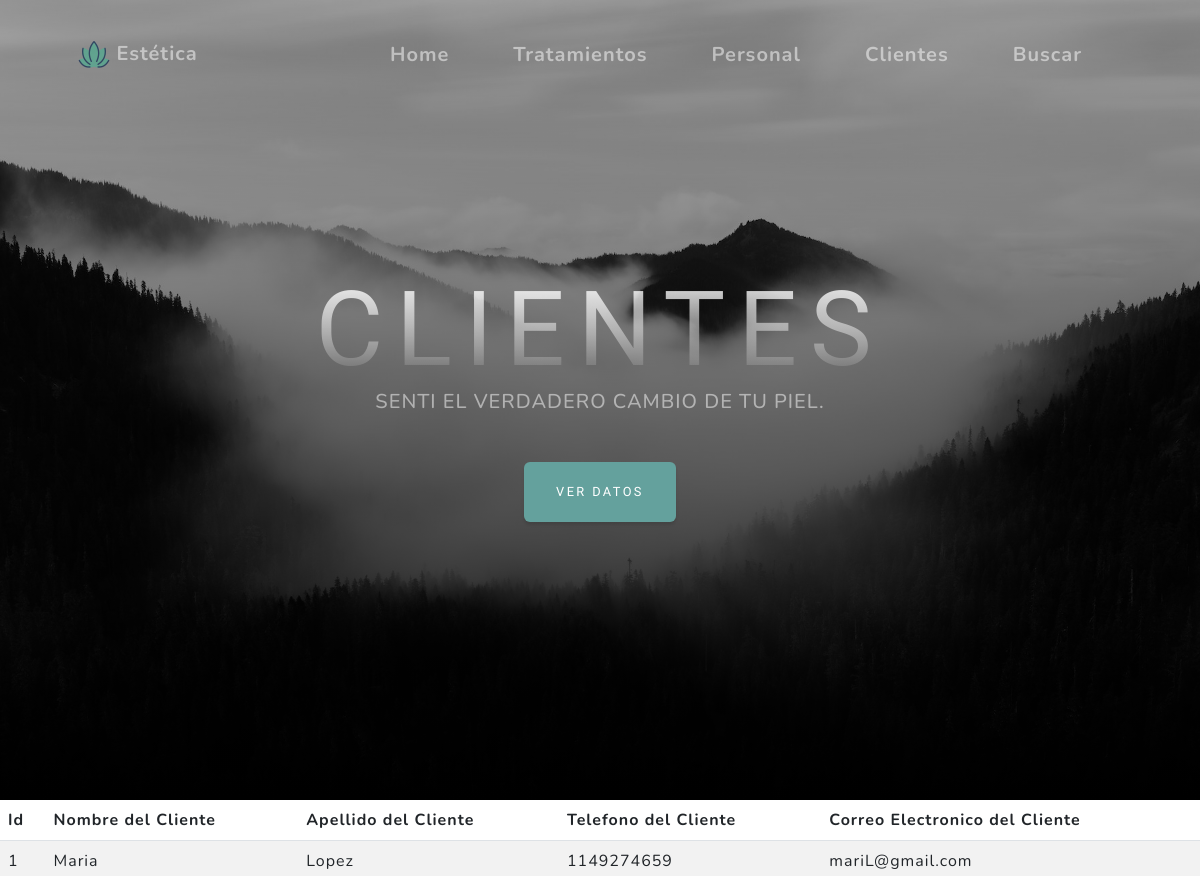
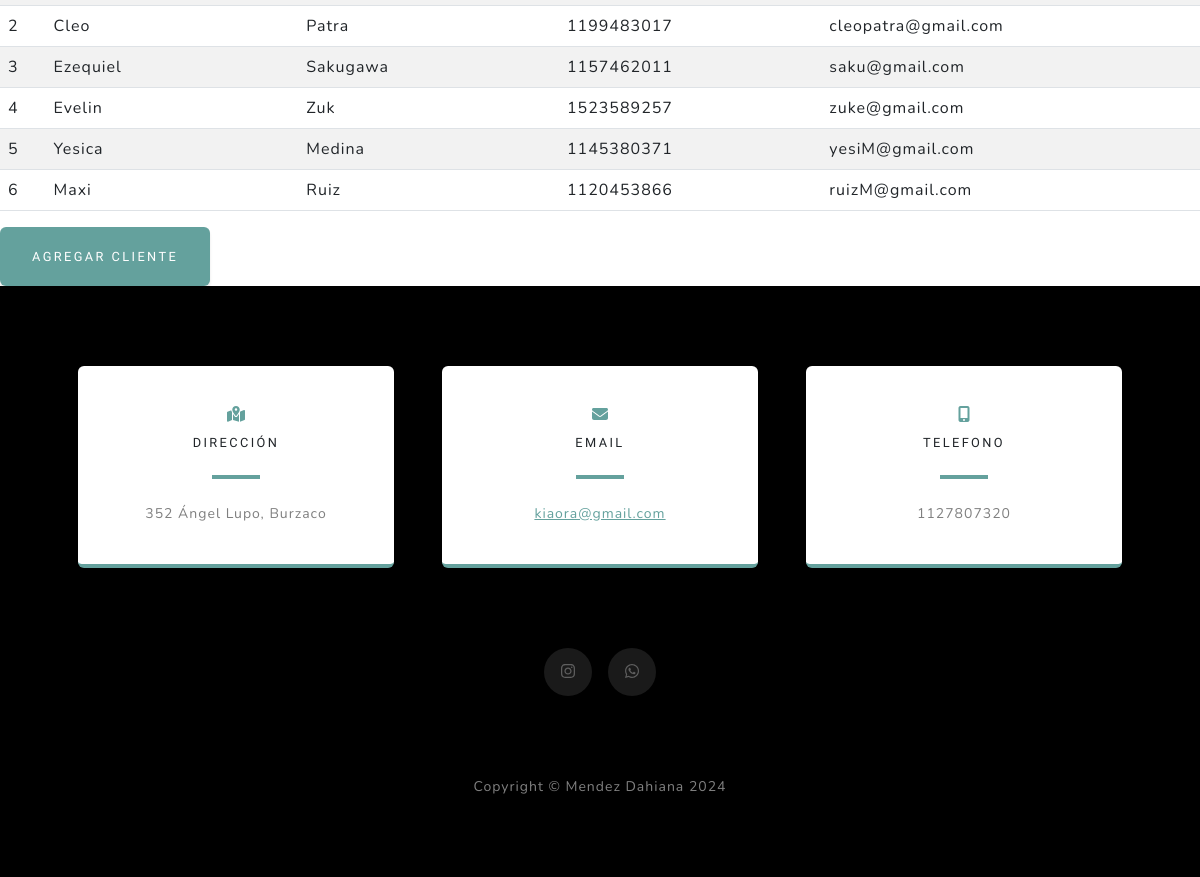
The page /App3raEntrega/clientes on the database its author committed (2 pictures, top to bottom).
### App3raEntrega/models.py (models this page shows, shortened)
class Cliente(models.Model):
    nombre = models.CharField(max_length=100)
    apellido = models.CharField(max_length=100)
    telefono = models.CharField(max_length=20)
    correo_electronico = models.EmailField()

### App3raEntrega/views.py (the view)
# urls.py: path('clientes', clientes, name="clientes"),
def clientes(request):
    contexto = {'clientes': Cliente.objects.all()}
    return render(request, "APP3raEntrega/clientes.html", contexto)

### App3raEntrega/templates/App3raEntrega/clientes.html
{%extends 'App3raEntrega/inicio.html' %}
{% block titulo %}
<h1 class="mx-auto my-0 text-uppercase">Clientes</h1>
{% endblock titulo %}
{% block boton %}
<a class="btn btn-primary" href="#projects">VER DATOS</a>
{% endblock boton %}
{% block contenido %}
<table class="table table-striped">
    <thead>
        <tr>
            <th>Id</th>
            <th>Nombre del Cliente</th>
            <th>Apellido del Cliente</th>
            <th>Telefono del Cliente</th>
            <th>Correo Electronico del Cliente</th>
        </tr>
    </thead>
    <tbody>
{% for c in clientes  %}
        <tr>
            <td>{{ c.id }}</td>
            <td>{{ c.nombre }}</td>
            <td>{{ c.apellido }}</td>
            <td>{{ c.telefono }}</td>
            <td>{{ c.correo_electronico }}</td>
        </tr>
{% endfor %}
    </tbody>
</table>
{% endblock contenido %}
{% block boton1 %}
<a class="btn btn-primary" href="{% url 'cliente_formulario' %}">AGREGAR CLIENTE</a>
{% endblock boton1 %}

### App3raEntrega/templates/App3raEntrega/inicio.html (shortened to what this page needs)
<!DOCTYPE html>
<html lang="es">
    <head>
        {% load static %}
        <link href="{% static 'css/styles.css' %}" rel="stylesheet" />
    </head>
    <body id="page-top">
        <nav class="navbar navbar-expand-lg navbar-light fixed-top" id="mainNav">
            <div class="container px-4 px-lg-5">
                <a class="navbar-brand"> <img src="{% static 'assets/img/loto.png' %}" > Estética</a>
                <div class="collapse navbar-collapse" id="navbarResponsive">
                    <ul class="navbar-nav ms-auto">
                        <li class="navbar-brand"><a class="nav-link" href="{% url 'inicio' %}">Home</a></li>
                        <li class="navbar-brand"><a class="nav-link" href="{% url 'tratamientos' %}">Tratamientos</a></li>
                        <li class="navbar-brand"><a class="nav-link" href="{% url 'personal' %}">Personal</a></li>
                        <li class="navbar-brand"><a class="nav-link" href="{% url 'clientes' %}">Clientes</a></li>
                        <li class="navbar-brand"><a class="nav-link" href="{% url 'buscar' %}">Buscar</a></li>
                    </ul>
                </div>
            </div>
        </nav>
        <header class="masthead">
            <div class="container px-4 px-lg-5 d-flex h-100 align-items-center justify-content-center">
                <div class="d-flex justify-content-center">
                    <div class="text-center">
                        {% block titulo %}{% endblock titulo %}
                        <h2 class="text-white-50 mx-auto mt-2 mb-5">SENTI EL VERDADERO CAMBIO DE TU PIEL.</h2>
                        {% block boton %}
                        {% endblock boton %}
                    </div>
                </div>
            </div>
        </header>
        {% block contenido %}
        {% endblock contenido %}
        {% block boton1 %}
        {% endblock boton1 %}
        <section class="contact-section bg-black">
            <div class="container px-4 px-lg-5">
                <div class="row gx-4 gx-lg-5">
                    <div class="col-md-4 mb-3 mb-md-0">
                        <div class="card py-4 h-100">
                            <div class="card-body text-center">
                                <i class="fas fa-map-marked-alt text-primary mb-2"></i>
                                <h4 class="text-uppercase m-0">Dirección</h4>
                                <hr class="my-4 mx-auto" />
                                <div class="small text-black-50">352 Ángel Lupo, Burzaco</div>
                            </div>
                        </div>
                    </div>
                    <div class="col-md-4 mb-3 mb-md-0">
                        <div class="card py-4 h-100">
                            <div class="card-body text-center">
                                <i class="fas fa-envelope text-primary mb-2"></i>
                                <h4 class="text-uppercase m-0">Email</h4>
                                <hr class="my-4 mx-auto" />
                                <div class="small text-black-50"><a href="https://www.google.com/intl/es-419/gmail/about/" target="_blank">kiaora@gmail.com</a></div>
                            </div>
                        </div>
                    </div>
                    <div class="col-md-4 mb-3 mb-md-0">
                        <div class="card py-4 h-100">
                            <div class="card-body text-center">
                                <i class="fas fa-mobile-alt text-primary mb-2"></i>
                                <h4 class="text-uppercase m-0">Telefono</h4>
                                <hr class="my-4 mx-auto" />
                                <div class="small text-black-50">1127807320</div>
                            </div>
                        </div>
                    </div>
                </div>
                <div class="social d-flex justify-content-center">
                    <a class="mx-2" href="https://www.instagram.com/kiaoraestetica/" target="_blank"><i class="fa-brands fa-instagram"></i></a>
                    <a class="mx-2" href="https://l.instagram.com/?u=https%3A%2F%2Fwa.link%2Fm68txh&e=AT11BPT2ucRNKfZPsH27rwInMxaResxAarBgAta2za556H7LOdaxe_yr_15M0yegh_ZdA_YYmmZybDQKMSUZsmZVPzcO5M4a0j5Vug" target="_blank"><i class="fa-brands fa-whatsapp"></i></a>
                </div>
            </div>
        </section>
        <footer class="footer bg-black small text-center text-white-50"><div class="container px-4 px-lg-5">Copyright &copy; Mendez Dahiana 2024</div></footer>
    </body>
</html>

### rows shown on the page
Cliente: id "1", nombre "Maria", apellido "Lopez", telefono "1149274659", correo_electronico "mariL@gmail.com"
Cliente: id "2", nombre "Cleo", apellido "Patra", telefono "1199483017", correo_electronico "cleopatra@gmail.com"
Cliente: id "3", nombre "Ezequiel", apellido "Sakugawa", telefono "1157462011", correo_electronico "saku@gmail.com"
Cliente: id "4", nombre "Evelin", apellido "Zuk", telefono "1523589257", correo_electronico "zuke@gmail.com"
Cliente: id "5", nombre "Yesica", apellido "Medina", telefono "1145380371", correo_electronico "yesiM@gmail.com"
Cliente: id "6", nombre "Maxi", apellido "Ruiz", telefono "1120453866", correo_electronico "ruizM@gmail.com"
